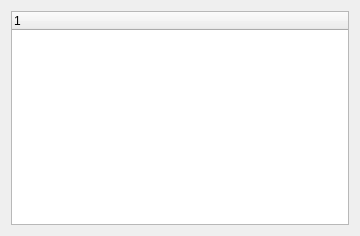
<ui version="4.0" >
 <class>WizardCheck_UI</class>
 <widget class="QWidget" name="WizardCheck_UI" >
  <property name="geometry" >
   <rect>
    <x>0</x>
    <y>0</y>
    <width>360</width>
    <height>236</height>
   </rect>
  </property>
  <layout class="QGridLayout" name="gridLayout" >
   <item row="0" column="0" >
    <widget class="QTreeWidget" name="programList" />
   </item>
  </layout>
 </widget>
 <resources/>
 <connections/>
</ui>
